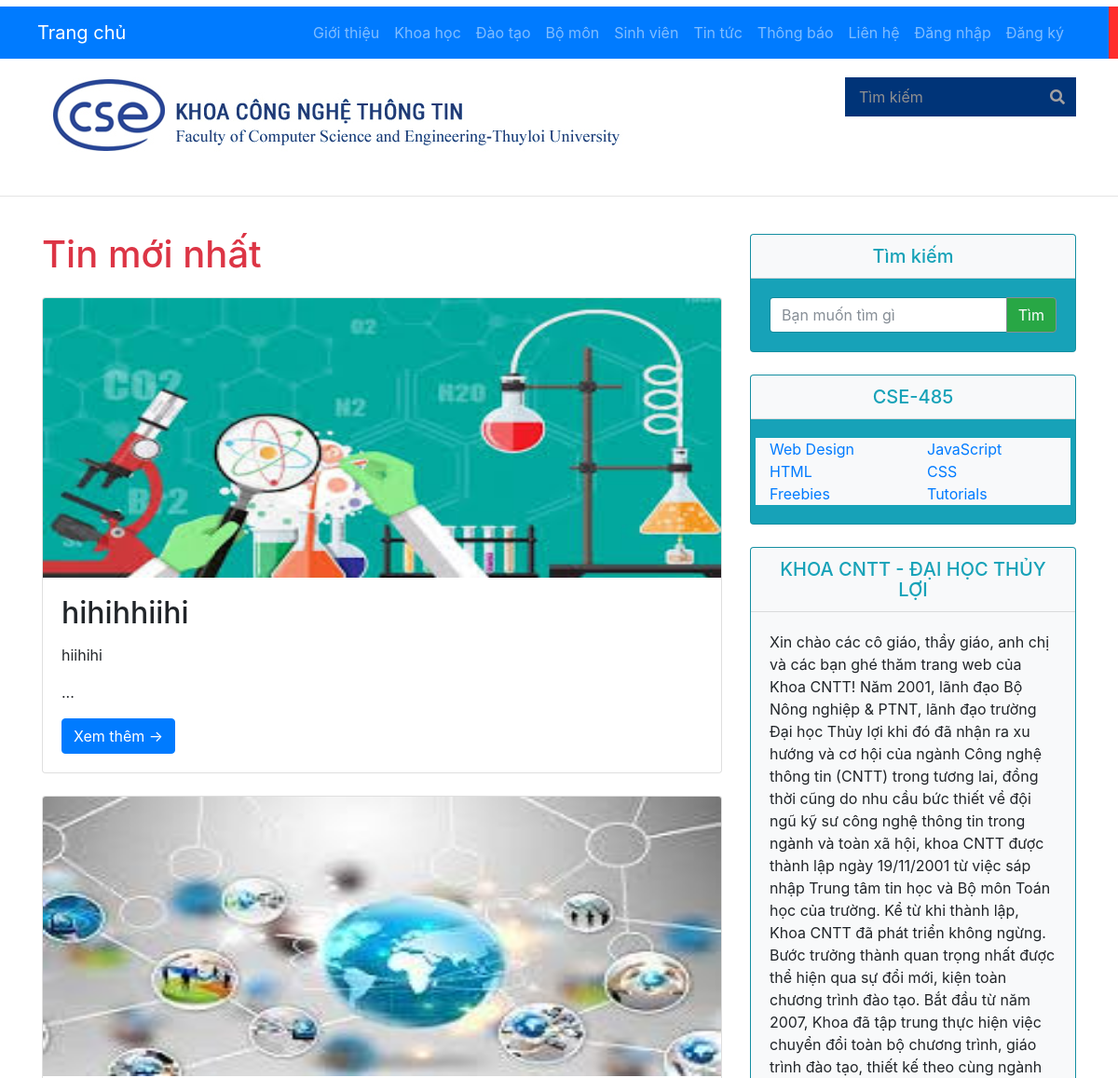
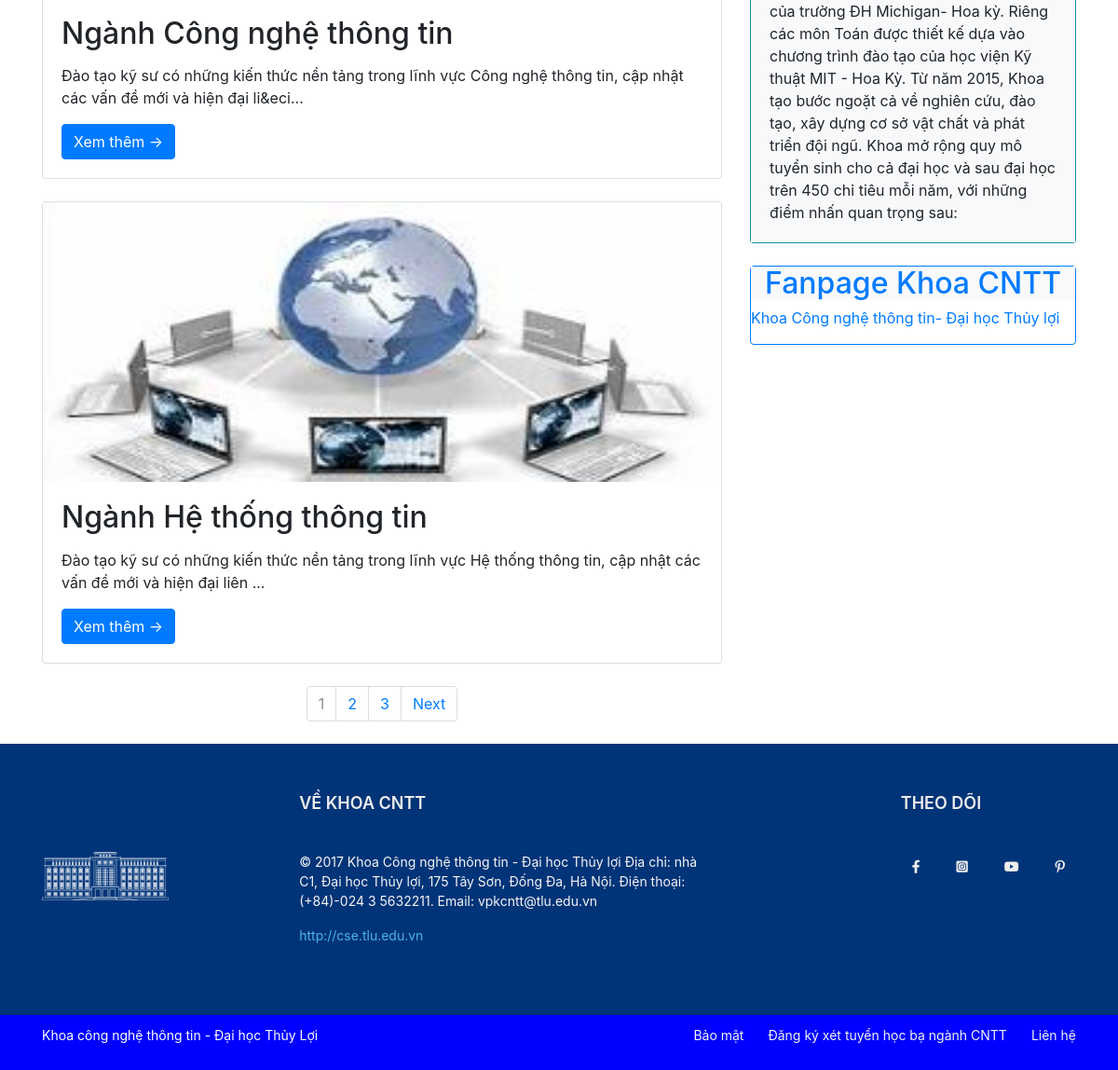
The page / on the database its author committed (2 pictures, top to bottom).
### tables this page shows
CREATE TABLE `category` (
  `category_id` int(11) NOT NULL,
  `name` varchar(255) DEFAULT NULL
);

CREATE TABLE `posts` (
  `post_id` int(11) NOT NULL,
  `category_id` int(11) NOT NULL DEFAULT 0,
  `title` varchar(255) DEFAULT NULL,
  `content` text DEFAULT NULL,
  `image` text DEFAULT NULL,
  `createdate` datetime DEFAULT NULL
);

### incs/class_db.php (called while the page is built, shortened)
<?php
class dblib {
	private $__conn;
	function connect()
	{
		$servername = "localhost";
		$username = "root";
		$password = "";
		$dbname = "tlu";
		if (!$this->__conn){
			try {
				$this->__conn = new PDO("mysql:host=$servername;dbname=$dbname", $username, $password);
				$this->__conn->setAttribute(PDO::ATTR_ERRMODE, PDO::ERRMODE_EXCEPTION);
			}
			catch(PDOException $e){
				echo "Error: " . $e->getMessage();
				die();
			}
		}
	}
	function get_list($sql)
	{
		$stmt = $this->__conn->prepare($sql);
		$stmt->execute();
		$stmt->setFetchMode(PDO::FETCH_ASSOC);
		return $stmt->fetchALL();
	}
	function get_row_number($sql)
	{
		$stmt = $this->__conn->prepare($sql);
		$stmt->execute();
		return $stmt->fetchColumn();
	}
}
?>

### post.php (the view, shortened to what this page needs)
<?php
$link = '';
$where = '';
$sql = "SELECT count(*) FROM posts $where";
$total_records = $homelib->get_row_number($sql);
$limit = 3;
$current_page = isset($_GET['page']) ? $_GET['page'] : 1;
$total_page = ceil($total_records / $limit);
$start = ($current_page - 1) * $limit;
$sql = "SELECT * FROM posts $where ORDER BY createdate DESC LIMIT $start, $limit";
$data = $homelib->get_list($sql);
?>
        <div class="col-md-8">
          <h1 class="my-4 text-danger">Tin mới nhất
          </h1>
          <?php
			for ($i = 0; $i < count($data); $i++) {
			?>
	          <div class="card mb-4">
	            <img class="card-img-top" src="images/<?php echo $data[$i]['image'];?>" height="300px" alt="Card image cap">
	            <div class="card-body">
	              <h2 class="card-title"><?php echo $data[$i]['title'];?></h2>
	              <p class="card-text"><?php echo substr($data[$i]['content'], 0, 200).'...';?></p>
	              <a href="#" class="btn btn-primary">Xem thêm &rarr;</a>
	            </div>
	          </div>
		  <?php
			}
		  ?>
          <ul class="pagination justify-content-center mb-4">
                <?php
                for ($i = 1; $i <= $total_page; $i++) {
                	if ($current_page == $i)
                		echo '<li class="page-item disabled"><a class="page-link" href="#">'.$i.'</a></li>';
                	else
                		echo '<li class="page-item"><a class="page-link" href="index.php?'.$link.'page='.$i.'">'.$i.'</a></li>';
                }
                if ($current_page < $total_page && $total_page > 1){
                	echo '<li class="page-item"><a class="page-link" href="index.php?'.$link.'page='.($current_page+1).'">Next</a></li>';
                }
                ?>
           </ul>
        </div>

### header.php (shortened to what this page needs)
<?php
function inc()
{
  include 'incs/class_db.php';
}
$homelib = new homelib();
$sql = "SELECT * FROM category";
$data = $homelib->get_list($sql);
?>
<!DOCTYPE html>
<html lang="en">
<head>
  <link rel="stylesheet" href="assets/font/fontawesome/css/all.css">
  <link rel="stylesheet" href="assets/css/reset.css">
  <link rel="stylesheet" href="assets/css/global.css">
  <link rel="stylesheet" href="assets/css/main.css">
  <link href="vendor/bootstrap/css/bootstrap.min.css" rel="stylesheet">
  <link href="css/blog-home.css" rel="stylesheet">
</head>
<body>
<div id="wrapper">
  <div id="header">
    <div class="container justify-content-between">
      <a href="index.php" id="logo">
        <img src="assets/images/15.jpg" alt="">
      </a>
      <form id="search" action="">
        <input type="text" name="q" placeholder="Tìm kiếm">
        <button><i class="fas fa-search"></i></button>
      </form>
    </div>
    <nav class="navbar navbar-expand-lg navbar-dark bg-primary fixed-top">
      <div class="container">
        <a class="navbar-brand hover" href="index.php">Trang chủ</a>
        <div class="collapse navbar-collapse" id="navbarResponsive">
          <ul class="navbar-nav ml-auto">
            <?php
            for ($i = 0; $i < count($data); $i++) {
            ?>
              <li class="nav-item">
                <a class="nav-link" href="index.php?cat=<?php echo $data[$i]["category_id"]; ?>"><?php echo $data[$i]["name"]; ?></a>
              </li>
            <?php
            }
            ?>
            <?php if (isset($_COOKIE["user"])) { ?>
              <li class="nav-item">
                <span class="nav-link">Xin Chào! <?php echo $_COOKIE["user"]; ?></span>
              </li>
              <li class="nav-item">
                <a class="nav-link" href="logout.php">Đăng xuất</a>
              </li>
            <?php
            } else {
            ?>
              <li class="nav-item">
                <a class="nav-link" href="login.php">Đăng nhập</a>
              </li>
              <li class="nav-item">
                <a class="nav-link" href="register.php">Đăng ký</a>
              </li>
            <?php
            }
            ?>
          </ul>
        </div>
      </div>
    </nav>
  </div>
  <hr>

### index.php
<?php include("header.php"); ?>
    <div class="container">
      <div class="row">
		<?php include("post.php"); ?>
		<?php include("sidebar.php"); ?>
	 </div>
    </div>
<?php include("footer.php"); ?>

### sidebar.php
<div class="col-md-4">
  <div class="card my-4 bg-info">
    <h5 class="card-header text-center bg-light text-info">Tìm kiếm</h5>
    <div class="card-body">
      <div class="input-group">
        <input type="text" class="form-control" placeholder="Bạn muốn tìm gì">
        <span class="input-group-btn">
          <button class="btn btn-secondary bg-success" type="button">Tìm</button>
        </span>
      </div>
    </div>
  </div>
  <div class="card my-4 bg-info">
    <h5 class="card-header bg-light text-center text-info">CSE-485</h5>
    <div class="card-body">
      <div class="row">
        <div class="col-lg-6 bg-light">
          <ul class="list-unstyled mb-0">
            <li>
              <a href="#">Web Design</a>
            </li>
            <li>
              <a href="#">HTML</a>
            </li>
            <li>
              <a href="#">Freebies</a>
            </li>
          </ul>
        </div>
        <div class="col-lg-6 bg-light">
          <ul class="list-unstyled mb-0">
            <li>
              <a href="#">JavaScript</a>
            </li>
            <li>
              <a href="#">CSS</a>
            </li>
            <li>
              <a href="#">Tutorials</a>
            </li>
          </ul>
        </div>
      </div>
    </div>
  </div>
  <div class="card my-4 bg-info">
    <h5 class="card-header text-center bg-light text-info">KHOA CNTT - ĐẠI HỌC THỦY LỢI</h5>
    <div class="card-body bg-light">
      Xin chào các cô giáo, thầy giáo, anh chị và các bạn ghé thăm trang web của Khoa CNTT!
      Năm 2001, lãnh đạo Bộ Nông nghiệp & PTNT, lãnh đạo trường Đại học Thủy lợi khi đó đã nhận ra xu hướng và cơ hội của ngành Công nghệ thông tin (CNTT) trong tương lai, đồng thời cũng do nhu cầu bức thiết về đội ngũ kỹ sư công nghệ thông tin trong ngành và toàn xã hội, khoa CNTT được thành lập ngày 19/11/2001 từ việc sáp nhập Trung tâm tin học và Bộ môn Toán học của trường.
      Kể từ khi thành lập, Khoa CNTT đã phát triển không ngừng. Bước trưởng thành quan trọng nhất được thể hiện qua sự đổi mới, kiện toàn chương trình đào tạo. Bắt đầu từ năm 2007, Khoa đã tập trung thực hiện việc chuyển đổi toàn bộ chương trình, giáo trình đào tạo, thiết kế theo cùng ngành của trường ĐH Michigan- Hoa kỳ. Riêng các môn Toán được thiết kế dựa vào chương trình đào tạo của học viện Kỹ thuật MIT - Hoa Kỳ. Từ năm 2015, Khoa tạo bước ngoặt cả về nghiên cứu, đào tạo, xây dựng cơ sở vật chất và phát triển đội ngũ. Khoa mở rộng quy mô tuyển sinh cho cả đại học và sau đại học trên 450 chỉ tiêu mỗi năm, với những điểm nhấn quan trọng sau:
    </div>
  </div>
  <div class="card my-4  border-primary ">
  <h2 class="text-primary text-center bg-light"> Fanpage Khoa CNTT</h2>
  <div class="fb-page" data-href="https://www.facebook.com/cse.tlu.edu.vn" data-tabs="" data-width="" data-height="" data-small-header="false" data-adapt-container-width="true" data-hide-cover="false" data-show-facepile="true">
    <blockquote cite="https://www.facebook.com/cse.tlu.edu.vn" class="fb-xfbml-parse-ignore"><a href="https://www.facebook.com/cse.tlu.edu.vn">Khoa Công nghệ thông tin- Đại học Thủy lợi</a></blockquote>
  </div>
  </div>
</div>

### footer.php (shortened to what this page needs)
<div id="footer">
  <div class="container">
    <div class="box logo-footer">
      <div class="box-body">
        <a href="">
          <img src="assets/images/1234.png" alt="">
        </a>
      </div>
    </div>
    <div class="box about-us">
      <div class="box-head">
        <h3>Về KHOA CNTT</h3>
      </div>
      <div class="box-body">
        <p>© 2017 Khoa Công nghệ thông tin - Đại học Thủy lợi
          Địa chỉ: nhà C1, Đại học Thủy lợi, 175 Tây Sơn, Đống Đa, Hà Nội. Điện thoại: (+84)-024 3 5632211. Email: vpkcntt@tlu.edu.vn</p>
        <a href="http://cse.tlu.edu.vn" target="blank">http://cse.tlu.edu.vn</a>
      </div>
    </div>
    <div class="box follow-us">
      <div class="box-head">
        <h3>Theo dõi</h3>
      </div>
      <div class="box-body">
        <ul class="list-social d-flex">
          <li>
            <a href="https://www.facebook.com/cse.tlu.edu.vn" target="blank"><i class="fab fa-facebook-f"></i></a>
          </li>
          <li>
            <a href=""><i class="fab fa-instagram-square"></i></a>
          </li>
          <li>
            <a href="https://www.youtube.com/user/daihocthuyloi" target="blank"><i class="fab fa-youtube"></i></a>
          </li>
          <li>
            <a href=""><i class="fab fa-pinterest-p"></i></a>
          </li>
        </ul>
      </div>
    </div>
  </div>
</div>
<div id="wp-copyright">
  <div class="container justify-content-between">
    <p class="copyright ">Khoa công nghệ thông tin - Đại học Thủy Lợi</p>
    <ul id="footer-menu" class="d-flex">
      <li><a href="" target="blank">Bảo mật</a></li>
      <li><a href="form_tuyensinh.php" target="blank">Đăng ký xét tuyển học bạ ngành CNTT</a></li>
      <li><a href="http://cse.tlu.edu.vn/" target="blank">Liên hệ</a></li>
    </ul>
  </div>
</div>
</body>
</html>

### assets/css/global.css (style rules this page uses)
.justify-content-between { justify-content: space-between; }
.d-flex { display: flex; }
.text-center { text-align: center; }

### assets/css/main.css (style rules this page uses)
body { font-family: "Open Sans"; font-size: 14px; font-weight: 400; line-height: 1.5; }
.container { width: 1170px; padding-left: 15px; padding-right: 15px; margin: 0px auto; display: flex; }
ul { list-style: none; padding: 0px; margin: 0px; }
#header { background-color:#ffffff; padding-top: 27px; padding-bottom: 10px; margin-bottom: 35px; }
form#search { position: relative; }
form#search input { background: #003478; width: 248px; border: none; outline: none; padding: 9px 42px 9px 15px; color: #909090; }
form#search button { position: absolute; top: 0px; right: 0px; background: none; border: none; color: #a3a1a1; padding: 9px 12px; }
form#search ::placeholder { color: #909090; }
nav { margin-top: 7px; flex: 100%; border-right: 10px solid #ff2d2d; }
.box .box-head h3 { display: inline-block; color: #eeeeee; background: #23282d; font-weight: 600; text-transform: uppercase; padding: 1px 15px; font-size: 16px; margin-bottom: 0px; }
.box .box-body { padding-top: 20px; }
#footer { background: #003478; padding-top: 52px; padding-bottom: 75px; color: #f6f6f6; }
#footer .box .box-head h3 { background: none; font-size: 18px; padding-left: 0px; padding-right: 0px; }
#footer .box.logo-footer { flex: 280px; padding-right: 15px; }
#footer .box.about-us { flex: 680px; padding-right: 180px; padding-left: 15px; }
#footer .about-us a { color: #4db2ec; }
#footer .box.follow-us { flex: 180px; padding-left: 15px; }
#footer .box .box-body { padding-top: 40px; font-size: 14px; }
ul.list-social li { margin-left: 15px; }
ul.list-social li:first-child { margin-left: 0px; }
ul.list-social li a { background: #003478; padding: 5px 12px; color: #eeeeee; display: block; }
#wp-copyright { background: blue; color: #ffffff; padding-top: 11px; padding-bottom: 11px; }
#wp-copyright .copyright { margin-bottom: 0px; font-size: 14px; }
ul#footer-menu li a { font-size: 14px; color: #f3f3f3; padding: 0px 13px; display: block; }
ul#footer-menu li:last-child a { padding-right: 0; }

### css/blog-home.css (style rules this page uses)
body { padding-top: 54px; }
@media (min-width: 992px) { body { padding-top: 56px; } }

### rows shown on the page
category: name "Giới thiệu"
category: name "Khoa học"
category: name "Đào tạo"
category: name "Bộ môn"
category: name "Sinh viên"
category: name "Tin tức"
category: name "Thông báo"
category: name "Liên hệ"
posts: image (picture), title "hihihhiihi", content "hiihihi"
posts: image (picture), title "Ngành Công nghệ thông tin", content "Đào tạo kỹ sư có những kiến thức nền tảng trong lĩnh vực Công nghệ thông tin, cập nhật các vấn đề mới và hiện đại li&eci"
posts: image (picture), title "Ngành Hệ thống thông tin", content "Đào tạo kỹ sư có những kiến thức nền tảng trong lĩnh vực Hệ thống thông tin, cập nhật các vấn đề mới và hiện đại liên"
